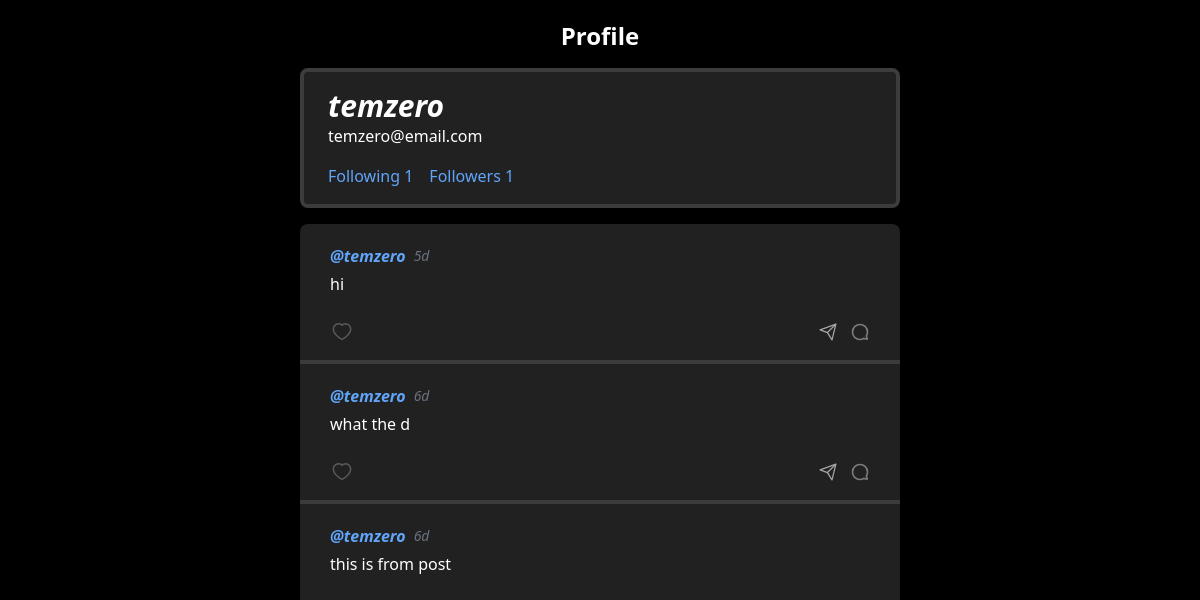
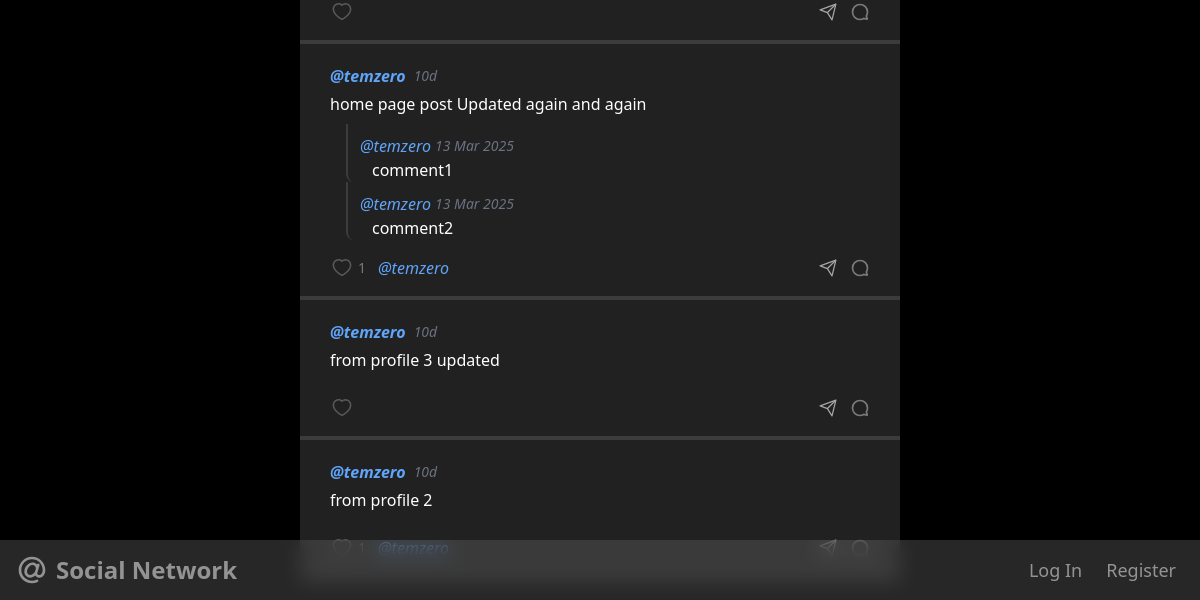
The page /profile/1 on the database as committed earlier (2 pictures, top to bottom).
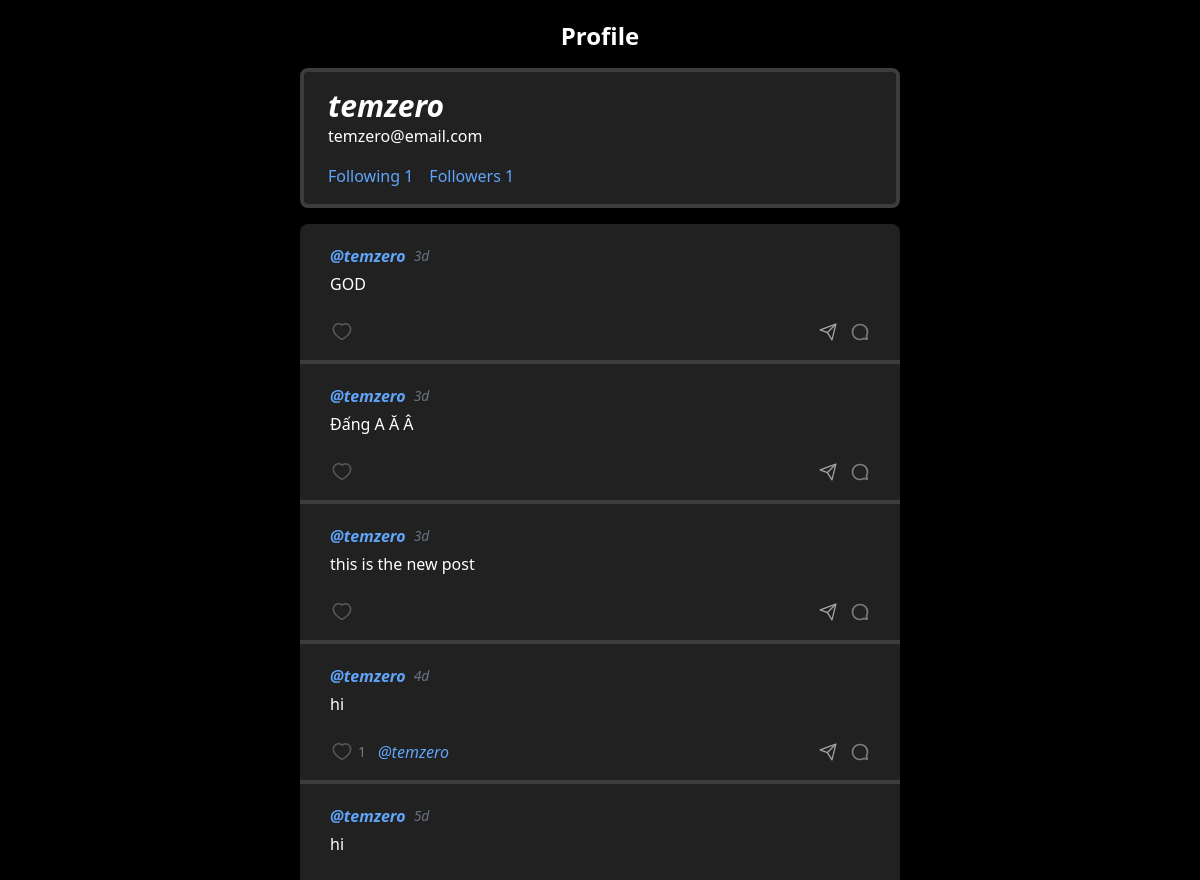
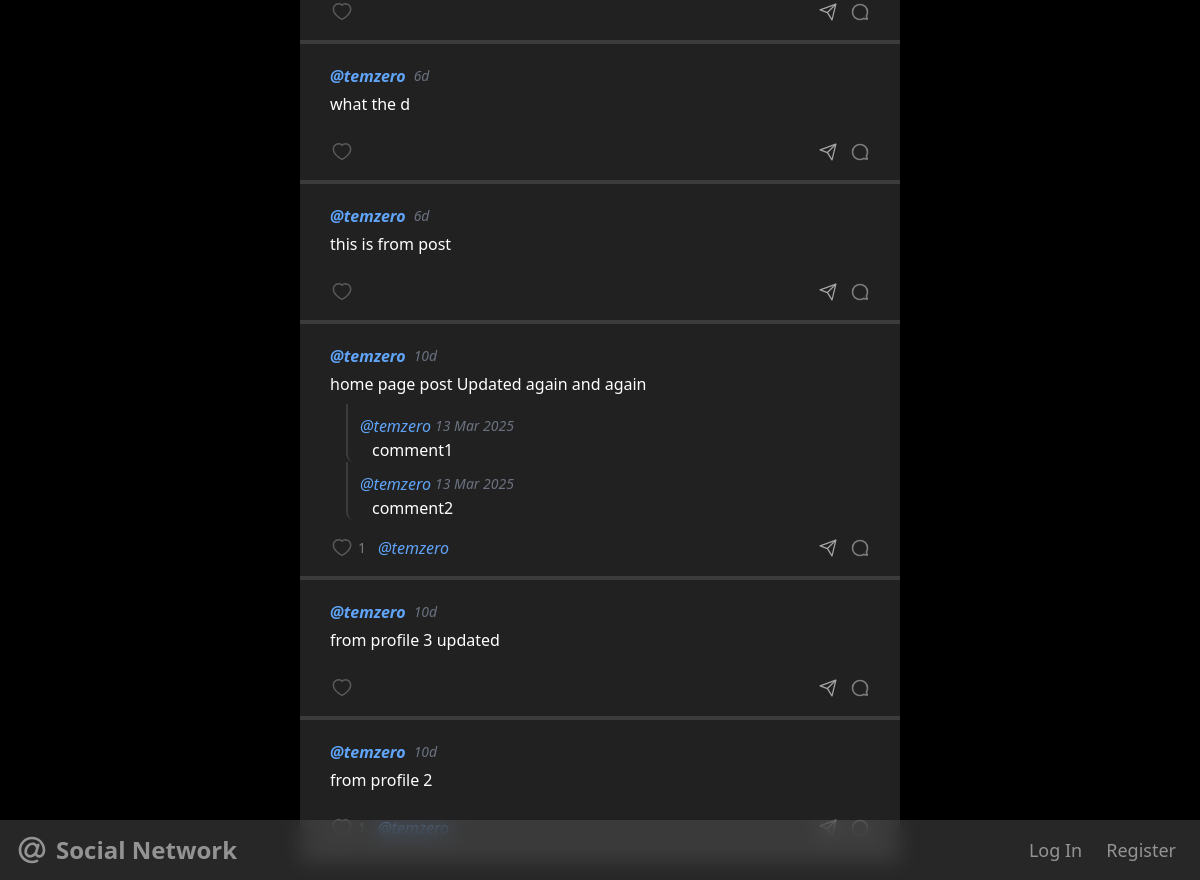
The same page on the database as committed later (2 pictures, top to bottom).
### network/models.py (models this page shows, shortened)
class User(AbstractUser):
    def __str__(self):
        return f"{self.username}"

class Post(models.Model):
    user = models.ForeignKey(User, on_delete=models.CASCADE, related_name='author')
    content = models.CharField(max_length=999)
    likers = models.ManyToManyField(User, through='Like', related_name='liked_posts')
    time = models.DateTimeField(auto_now_add=True)
    def time_ago(self):
        diff = now() - self.time
        if diff < timedelta(minutes=1):
            return "Just now"
        elif diff < timedelta(hours=1):
            return f"{int(diff.total_seconds() / 60)}m"
        elif diff < timedelta(days=1):
            return f"{int(diff.total_seconds() / 3600)}h"
        elif diff < timedelta(days=7):
            return f"{diff.days}d"
        else:
            return f"{diff.days}d"

class Comment(models.Model):
    user = models.ForeignKey(User, on_delete=models.CASCADE, related_name='commenter')
    content = models.CharField(max_length=299)
    post = models.ForeignKey(Post, on_delete=models.CASCADE, related_name='commented_post')
    time = models.DateTimeField(auto_now_add=True)
    def time_ago(self):
        diff = now() - self.time
        if diff < timedelta(minutes=1):
            return "Just now"
        elif diff < timedelta(hours=1):
            return f"{int(diff.total_seconds() / 60)}m"
        elif diff < timedelta(days=1):
            return f"{int(diff.total_seconds() / 3600)}h"
        elif diff < timedelta(days=7):
            return f"{diff.days}d"
        else:
            return self.time.strftime('%d %b %Y')

### network/views.py (the view)
# urls.py: path("profile/<int:user_id>", views.profile, name="profile"),
def profile(request, user_id):
    profileUser = User.objects.get(pk=user_id)
    following_users = User.objects.filter(followers__follower=profileUser)
    follower_users = User.objects.filter(following__followed=profileUser)
    posts = Post.objects.filter(user=profileUser).order_by('-time')
    paginator = Paginator(posts, 10)
    page_number = request.GET.get('page')
    page_obj = paginator.get_page(page_number)
    return render(request, "network/profile.html", {
        "profileUser": profileUser,
        "following_users": following_users,
        "follower_users": follower_users,
        "page_obj": page_obj
    })

### network/templates/network/profile.html (shortened to what this page needs)
{% extends "network/layout.html" %}
{% block body %}
    <h1 class="text-2xl font-bold mb-4">
       Profile
    </h1>
    <div class="posts item mb-4">
        <div class="px-6 py-4">
            <div class="flex justify-between items-center">
                <div class="font-bold italic text-3xl">{{ profileUser.username }}</div>
            </div>
            <div>{{ profileUser.email }}</div>
            <div class="flex gap-4 mt-4">
                <a id="following-button" class="text-blue-400 hover:underline cursor-pointer">Following {{ following_users.count }}</a>
                <a id="followers-button" class="text-blue-400 hover:underline cursor-pointer">Followers {{ follower_users.count }}</a>
            </div>
        </div>
    </div>
    {% include 'partials/posts.html' %}
{% endblock %}

### network/templates/network/layout.html (shortened to what this page needs)
{% load static %}
<!DOCTYPE html>
<html lang="en">
<head>
    <script src="https://cdn.tailwindcss.com"></script>
    <link href="{% static 'network/styles.css' %}" rel="stylesheet">
</head>
<body class="flex">
    {% include 'partials/navbar.html' %}
    <div class="Content" id="content">
        {% block body %}
        {% endblock %}
    </div>
</body>
</html>

### network/templates/partials/navbar.html
{% if user.is_authenticated %}
    <nav id="Sidebar">
        <a href="{% url 'index' %}">
            <img class="w-10 h-10" src="../../static/icons/a.svg">
        </a>
        <div class="absolute top-1/2 left-1/2 transform -translate-x-1/2 -translate-y-1/2 flex flex-col space-y-8">
            <a href="{% url 'index' %}" class="flex justify-center items-center w-full hover-effect {% if request.path == '/' %}active{% endif %}">
                <img class="w-8 h-8" src="../../static/icons/home.svg">
            </a>
            <a href="{% url 'follow' %}" class="flex justify-center items-center w-full hover-effect {% if request.path == '/follow' %}active{% endif %}">
                <img class="w-7 h-7" src="../../static/icons/following.svg">
            </a>
            <a href="{% url 'search' %}" class="flex justify-center items-center w-full hover-effect {% if request.path == '/search' %}active{% endif %}">
                <img class="w-7 h-7" src="../../static/icons/search.svg">
            </a>
            <a href="{% url 'newPost' %}" class="flex justify-center items-center w-full hover-effect {% if request.path == '/newPost' %}active{% endif %}">
                <img class="w-7 h-7" src="../../static/icons/quill.svg">
            </a>
        </div>
        <div class="flex flex-col space-y-2 items-center">
            <div id="more-nav" style="display: none;">
                <a href="{% url 'profile' user.id %}" class="font-semibold hover-effect">
                    <img class="w-8 h-8" src="../../static/icons/profile.svg">
                </a>
                <a href="{% url 'darkLight' %}" class="font-semibold hover-effect">
                    <img class="w-8 h-8" src="../../static/icons/dark-light.svg">
                </a>
                <a href="{% url 'logout' %}" class="text-red-600 hover:text-red-800 hover-effect">
                    <img class="w-8 h-8" src="../../static/icons/logout.svg">
                </a>
            </div>
            <a id="more-nav-button" class="text-red-600 hover:text-red-800 hover-effect cursor-pointer">
                <img class="w-6 h-6" src="../../static/icons/dots.svg">
            </a>
        </div>
    </nav>
{% else %}
    <nav id="Navbar">
        <a  href="{% url 'index' %}" class="flex gap-2 items-center hover-effect">
            <img class="w-8 h-8" src="../../static/icons/a.svg">
            <h1 class="text-2xl font-semibold">Social Network</h1>
        </a>
        <div class="flex gap-6 px-2">
            <a href="{% url 'login' %}" class="text-lg hover-effect hover:text-blue-400">Log In</a>
            <a href="{% url 'register' %}" class="text-lg hover-effect hover:text-blue-400">Register</a>
        </div>
    </nav>
{% endif %}

### network/templates/partials/posts.html (shortened to what this page needs)
{% if page_obj %}
    <div class="posts" id="posts">
        {% for post in page_obj %}
            <div class="post" id="{{ post.id }}" onclick="console.log('clicked post-{{post.id}}')">
                <div class="flex justify-between">
                    <div class="flex gap-2 items-center">
                        <a href="{% url 'profile' post.user.id %}" onclick="event.stopPropagation()" class="post-username font-bold text-blue-400 hover:underline italic">@{{post.user}}</a>
                        <h3 class="post-time text-sm text-gray-500 italic">{{ post.time_ago }}</h3>
                    </div>
                </div>
                <h1 id="post-content" class="post-content mt-1">{{post.content}}</h1>
                <div class="comments">
                    {% for comment in post.commented_post.all %}
                        {% include 'partials/postComments.html' %}
                    {% endfor %}
                </div>
                <div id="post-buttons-container" class="flex gap-4 items-center justify-between mt-4">
                    <form class="like-form flex items-center" action="{% url 'like' post.id %}" >
                        {% if user.is_authenticated %}
                            <button class="cursor-pointer flex items-center p-0 border-none" type="submit" onclick="event.stopPropagation();">
                                {% if user in post.likers.all %}
                                    <img class="h-6 w-6" src="../../static/icons/hearted.svg" alt="Unlike">
                                {% else %}
                                    <img class="h-6 w-6 opacity-60 hover:opacity-100" src="../../static/icons/heart.svg" alt="Like">
                                {% endif %}
                            </button>
                        {% else %}
                            <button class="cursor-not-allowed opacity-50 flex items-center p-0 border-none" type="button" onclick="alert('You must be logged in to like posts!')">
                                <img class="opacity-50 h-6 w-6 self-start" src="../../static/icons/heart.svg" alt="Like">
                            </button>
                        {% endif %}
                        {% if post.likers.all %}
                            <span class="text-sm opacity-40 ml-1">
                                {{post.likers.count}}
                            </span>
                            <span class="w-[400px] text-gray-400 ml-3 mr-4 overflow-hidden text-ellipsis whitespace-nowrap block">
                                {% for liker in post.likers.all %}
                                    <a href="{% url 'profile' liker.id %}" class="text-blue-400 hover:underline italic" onclick="event.stopPropagation()">@{{ liker }}</a>
                                {% endfor %}
                            </span>
                        {% endif %}
                    </form>
                    <div class="flex">
                        <a href="{% url 'post' post.id %}" class="mr-3 opacity-60 hover:opacity-100 cursor-pointer flex items-center border-none" onclick="event.stopPropagation();">
                            <img class="h-5 w-5" src="../../static/icons/share.svg" alt="Share">
                        </a>
                        {% if user.is_authenticated %}
                            <button id="comment-button" class="comment-button opacity-60 hover:opacity-100 cursor-pointer flex items-center border-none">
                                <img class="h-5 w-5" src="../../static/icons/comment.svg" alt="Comment">
                                {% if post.commented_post.count %}
                                    <span class="text-sm ml-1">
                                        {{post.commented_post.count}}
                                    </span>
                                {% endif %}
                            </button>
                        {% else %}
                            <button class="cursor-not-allowed opacity-40 flex items-center p-0 border-none " type="button" onclick="alert('You must be logged in to comment!')">
                                <img class="h-5 w-5" src="../../static/icons/comment.svg" alt="Comment">
                            </button>
                        {% endif %}
                    </div>
                </div>
            </div>
        {% endfor %}
    </div>
{% endif %}

### network/templates/partials/postComments.html (shortened to what this page needs)
<div class="comment" id="{{comment.id}}">
    <div class="flex justify-between">
        <div class="flex items-center gap-1">
            {% if comment.user %}
                <a href="{% url 'profile' comment.user.id %}" onclick="event.stopPropagation()" class="comment-username text-blue-400 hover:underline italic">@{{ comment.user }}</a>
            {% else %}
                <span class="text-gray-400 comment-username italic">@Anonymous</span>
            {% endif %}
            <h3 class="comment-time text-sm text-gray-500 italic">{{ comment.time_ago }}</h3>
        </div>
    </div>
    <h1 id="comment-content" class="comment-content ml-3">{{ comment.content }}</h1>
</div>

### network/static/network/styles.css (style rules this page uses)
:root { --text-color: white; --bg-color: black; --bg-item: rgb(33, 33, 33); --sidebar-bg: rgba(99, 99, 99, 0.4); --border-color: #3c3c3c; }
html { color: var(--text-color); background-color: var(--bg-color); }
button, .button { border: 1px solid white; border-radius: 4px; padding: 4px 8px; display: flex; align-items: center; justify-content: center; }
#Navbar { position: fixed; display: flex; justify-content: space-between; align-items: center; padding: 0 16px; background-color: var(--sidebar-bg); backdrop-filter: blur(10px); height: 60px; width: 100%; bottom: 0; left: 0; z-index: 88; }
.Content { display: flex; flex-direction: column; align-items: center; padding: 20px; height: 100vh; flex: 1; overflow-y: auto; }
.item { border-radius: 8px; border: 4px solid var(--border-color); }
.posts { width: 600px; border-radius: 8px; background-color: var(--bg-item); }
.post { padding: 20px 30px; padding-bottom: 16px; border-bottom: 4px solid var(--border-color); cursor: pointer; }
.post:first-child { border-top-left-radius: 10px; border-top-right-radius: 10px; }
.comments { display: flex; flex-direction: column; margin-top: 8px; margin-bottom: 12px; }
.comment { margin-left: 16px; padding-top: 10px; padding-left: 12px; border-left: 2px solid var(--border-color); border-bottom-left-radius: 8px; }
.hover-effect { opacity: .5; }

Rows that differ between the two databases and show on the page:
added Post: user "temzero", time_ago "3d", content "GOD"
added Post: user "temzero", time_ago "3d", content "Đấng A Ă Â"
added Post: user "temzero", time_ago "3d", content "this is the new post"
added Post: user "temzero", time_ago "4d", content "hi", likers.count "1", User (username "temzero")
